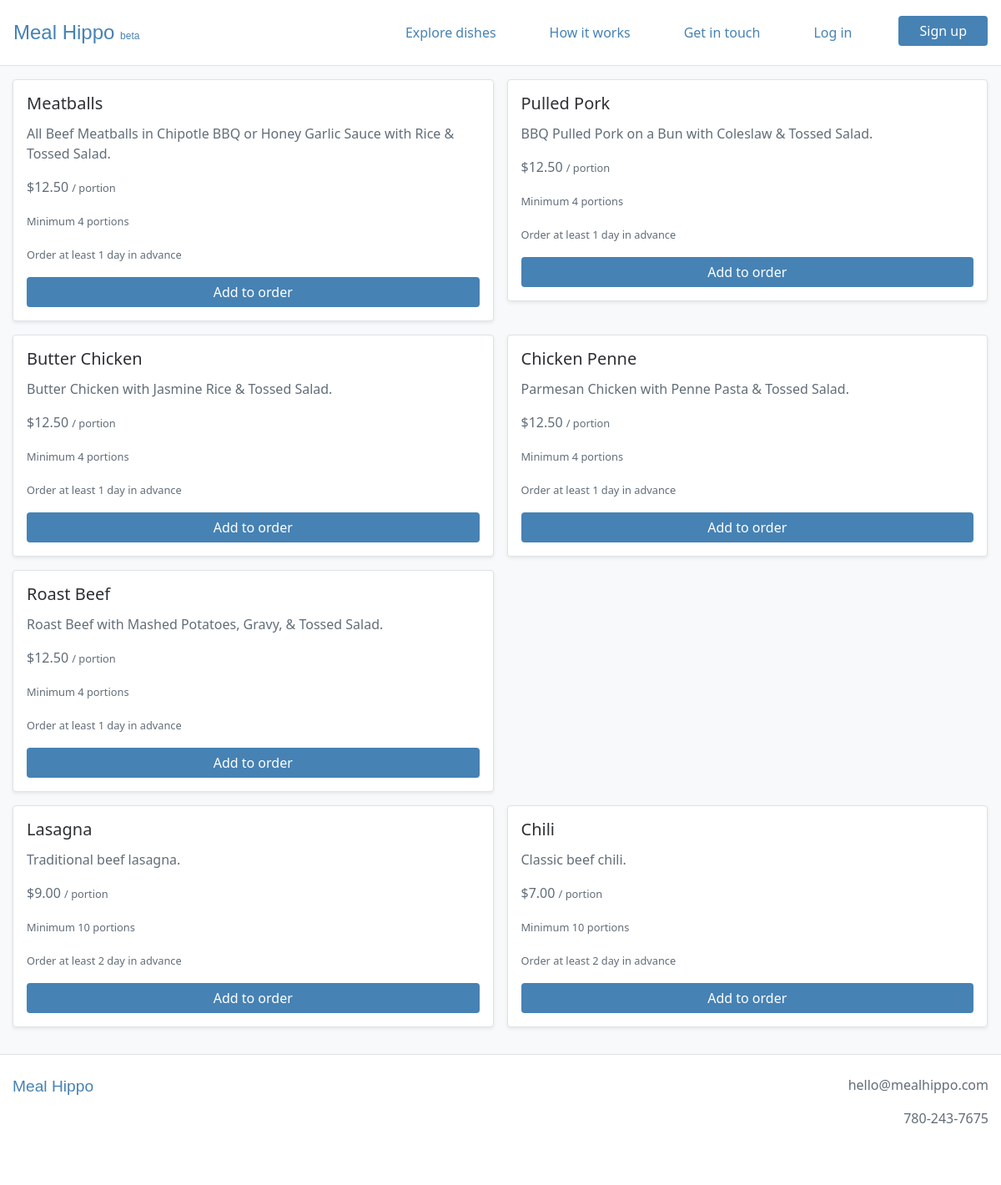
Screenshot of /order/items with the database file from the repository.
### webplatform/models.py (models this page shows, shortened)
class Item(models.Model):
    supplier = models.ForeignKey(Supplier, on_delete=models.CASCADE)
    name = models.CharField(max_length=100)
    description = models.TextField()
    price = models.FloatField()
    minimum_portions = models.IntegerField(blank=True, null=True)
    portion_increment = models.IntegerField(blank=True, null=True)
    minimum_lead_time = models.IntegerField(blank=True, null=True)
    is_active = models.BooleanField()
    created_at = models.DateTimeField(auto_now_add=True)
    modified_at = models.DateTimeField(auto_now=True)

### webplatform/views.py (the view, shortened to what this page needs)
# urls.py: path('order/items', views.OrderItemsView.as_view(), name='order_items_view'),
class OrderItemsView(ListView):
    model = models.Supplier
    template_name = 'webplatform/order_items_view.html'
    context_object_name = 'active_suppliers'
    def get_queryset(self):
        return models.Supplier.objects.filter(is_active=True)
    def get_context_data(self, **kwargs):
        context = super().get_context_data(**kwargs)
        return context

### webplatform/templates/webplatform/order_items_view.html (shortened to what this page needs)
{% extends 'base.html' %}
{% load static %}
{% load humanize %}
{% block content %}
<div class="container-fluid bg-light py-3">
  <div class="row">
    {% if order_items %}
      <div class="col-8 pr-0">
    {% else %}
      <div class="col pr-0">
    {% endif %}
      <div class="container-fluid p-0">
        {% for active_supplier in active_suppliers %}
          <div class="row m-0 p-0">
              {% for item in active_supplier.item_set.all %}
                <div class="col-lg-6 col-12 mb-3 m-0 p-0">
                  <div class="card mr-3 p-3 border rounded shadow-sm">
                    <h5 class="card-title">{{ item.name }}</h5>
                    <p class="card-text">{{ item.description }}</p>
                    <p class="card-text">${{ item.price|floatformat:2|intcomma }} <small>/ portion</small></p>
                    <p class="card-text"><small>
                      Minimum {{ item.minimum_portions }} {% if item.minimum_portions > 1 %}portions{% else %}portion{% endif %}
                    </small></p>
                    <p class="card-text"><small>Order at least {{ item.minimum_lead_time }} {% if item.inimum_lead_time > 1 %}days{% else %}day{% endif %} in advance</small></p>
                    {% if user.is_authenticated %}
                      <a href="{{ item.get_add_to_order_url }}" class="btn btn-primary w-100">Add to order</a>
                    {% else %}
                      <a href="{% url 'login' %}?next={% url 'webplatform:order_items_view' %}" class="btn btn-primary w-100">Add to order</a>
                    {% endif %}
                  </div>
                </div>
              {% endfor %}
          </div>
        {% endfor %}
      </div>
    </div>
  </div>
</div>
{% endblock %}

### static/style.css (style rules this page uses)
body { color: #2D3033; font-family: "Lucida Grande", "Lucida Sans Unicode", "Lucida Sans", "Segoe UI", Geneva, Frutiger, Verdana, "Helvetica Neue", Arial, sans-serif; font-size: 16px; }
p { color: #626d78; }
a, .btn-link { color: steelblue; }
.btn-primary { background: steelblue; border: none; padding-left: 25px; padding-right: 25px; }

### rows the page displays
Item: name "Meatballs", description "All Beef Meatballs in Chipotle BBQ or Honey Garlic Sauce with Rice & Tossed Salad.", price "12.50", minimum_portions "4", minimum_lead_time "1"
Item: name "Pulled Pork", description "BBQ Pulled Pork on a Bun with Coleslaw & Tossed Salad.", price "12.50", minimum_portions "4", minimum_lead_time "1"
Item: name "Butter Chicken", description "Butter Chicken with Jasmine Rice & Tossed Salad.", price "12.50", minimum_portions "4", minimum_lead_time "1"
Item: name "Chicken Penne", description "Parmesan Chicken with Penne Pasta & Tossed Salad.", price "12.50", minimum_portions "4", minimum_lead_time "1"
Item: name "Roast Beef", description "Roast Beef with Mashed Potatoes, Gravy, & Tossed Salad.", price "12.50", minimum_portions "4", minimum_lead_time "1"
Item: name "Lasagna", description "Traditional beef lasagna.", price "9.00", minimum_portions "10", minimum_lead_time "2"
Item: name "Chili", description "Classic beef chili.", price "7.00", minimum_portions "10", minimum_lead_time "2"
